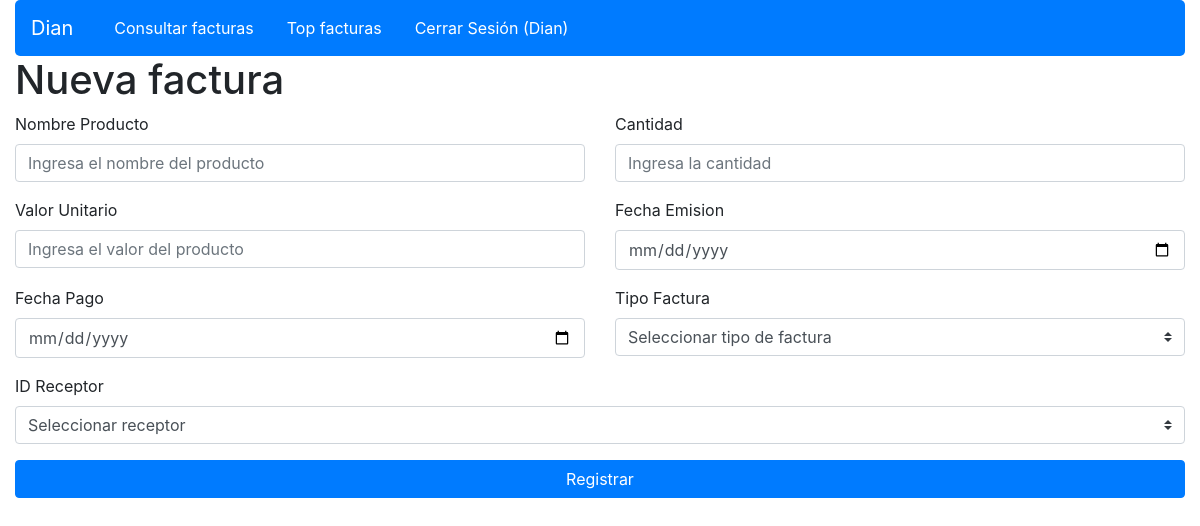
Page /empresa/nuevaFactura.php (signed in) on the committed database.
### tables this page shows
CREATE TABLE `permisos` (
  `idPermiso` int(11) NOT NULL,
  `nombrePermiso` varchar(45) NOT NULL,
  `iconoPermiso` varchar(45) NOT NULL,
  `urlPermiso` text NOT NULL,
  `idTipoUsuario` int(11) NOT NULL
);

### modelo/conexion/conexionBD.php (called while the page is built)
<?php
class Conectar {
    public static function conexion() {
        try {
            $conexion = new PDO('mysql:host=localhost;dbname=bovedaFiscal', 'root', '');
            $conexion->setAttribute(PDO::ATTR_ERRMODE, PDO::ERRMODE_EXCEPTION);
            $conexion->EXEC("SET CHARACTER SET UTF8");
        } catch (Exception $e) {
            die("Error en la conexion" . $e->getMessage());
            echo "Linea de error" . $e->getLine();
        }
        return $conexion;
    }
}

### controlador/permisosControlador.php (called while the page is built, shortened)
<?php
require_once('../modelo/Permiso.php');
$permisoObj = new Permiso();
$permisos = $permisoObj->todosLosPermisos($_SESSION['idTipoUsuario']);

### modelo/AbstractModelo.php (called while the page is built, shortened)
<?php
abstract class AbstractModelo {
    public function __construct($tabla, $id) {
        require_once('conexion/conexionBD.php');
        $this->db = Conectar::conexion();
        $this->tabla = $tabla;
    }
}

### modelo/Permiso.php (called while the page is built, shortened)
<?php
require_once('AbstractModelo.php');
class Permiso extends AbstractModelo {
    private $permisos;
    public function __construct() {
        $this->permisos = array();
    }
    public function todosLosPermisos($tipoUsuario) {
        $consulta = $this->db->query("SELECT * FROM $this->tabla WHERE idTipoUsuario = $tipoUsuario");
        while ($permiso = $consulta->fetch(PDO::FETCH_ASSOC)) {
            $this->permisos[] = $permiso;
        }
        return $this->permisos;
    }
}
?>

### empresa/nuevaFactura.php (the view, shortened to what this page needs)
<html>
    <head>
        <?php include ('../includes/head.php'); ?>
    </head>
    <body>
        <div class="container-fluid">
            <?php include ('../includes/navbar.php'); ?>
            <h1>Nueva factura</h1>
            <form action="../controlador/empresa/nuevaFactura.php" method='post'>
                <div class="row">
                    <div class='col'>
                        <div class="form-group">
                            <label for="nombreProducto">Nombre Producto</label>
                            <input type="text" class="form-control" id="nombreProducto" name="nombreProducto"  placeholder="Ingresa el nombre del producto" required="">
                        </div>
                    </div>
                    <div class="col">
                        <div class="form-group">
                            <label for="cantidad">Cantidad</label>
                            <input type="number" class="form-control" id="cantidad" name="cantidad" placeholder="Ingresa la cantidad" required="">
                        </div>
                    </div>
                </div>
                <div class="row">
                    <div class='col'>
                        <div class="form-group">
                            <label for="valorUnitario">Valor Unitario</label>
                            <input type="number" class="form-control" id="valorUnitario" name="valorUnitario"  placeholder="Ingresa el valor del producto" required="">
                        </div>
                    </div>
                    <div class='col'>
                        <div class="form-group">
                            <label for="fechaEmision">Fecha Emision</label>
                            <input type="date" class="form-control" id="fechaEmision" name="fechaEmision"  required="">
                        </div>
                    </div>
                </div>
                <div class="row">
                    <div class="col">
                        <div class="form-group">
                            <label for="fechaPago">Fecha Pago</label>
                            <input type="date" class="form-control" id="fechaPago" name="fechaPago" required="">
                        </div>
                    </div>
                    <div class="col">
                        <div class="form-group">
                            <label for="tipoFactura">Tipo Factura</label>
                            <select class="custom-select" id="tipoFactura" name="tipoFactura">
                                <option selected value="">Seleccionar tipo de factura</option>
                            </select>
                        </div>
                    </div>
                </div>
                <div class="row">
                    <div class="col">
                        <div class="form-group">
                            <label for="receptor">ID Receptor</label>
                            <select class="custom-select" id="receptor" name="receptor">
                                <option selected value="">Seleccionar receptor</option>
                            </select>
                        </div>
                    </div>
                </div>
                <button type="submit" class="btn btn-primary btn-block">Registrar</button>
            </form>
        </div>
    </body>
</html>

### includes/navbar.php (shortened to what this page needs)
<?php
require_once ('../controlador/permisosControlador.php');
?>
<nav class="navbar navbar-expand-lg navbar-light bg-primary " style="border-radius: 5px;">
    <a class="navbar-brand" style="color:#fff;" href="#"><?php echo $_SESSION['tipoUsuario'] ?></a>
    <div class="collapse navbar-collapse" >
        <ul class="navbar-nav mr-auto">
            <?php foreach ($permisos as $p) { ?>
                <li class="nav-item active">
                    <a class="nav-link" style="color:#fff;" href="<?php echo $p['urlPermiso'] ?>">
                        <span class="<?php echo $p['iconoPermiso'] ?>"></span> <?php echo $p['nombrePermiso'] ?>
                    </a>
                </li>
            <?php } ?>
            <li class="nav-item">
                <a class="nav-link" style="color:#fff;" data-toggle="modal" data-target="#modal-logout"><span class="icon-log-out"></span> Cerrar Sesión (<?php echo $_SESSION['emisorRazonSocial'] ?>)</a>
            </li>
        </ul>
    </div>
</nav>

### rows in the picture
permisos: nombrePermiso "Consultar facturas"
permisos: nombrePermiso "Top facturas"

### other values in the picture
$_SESSION['tipoUsuario'] "Dian"
$_SESSION['emisorRazonSocial'] "Dian"
